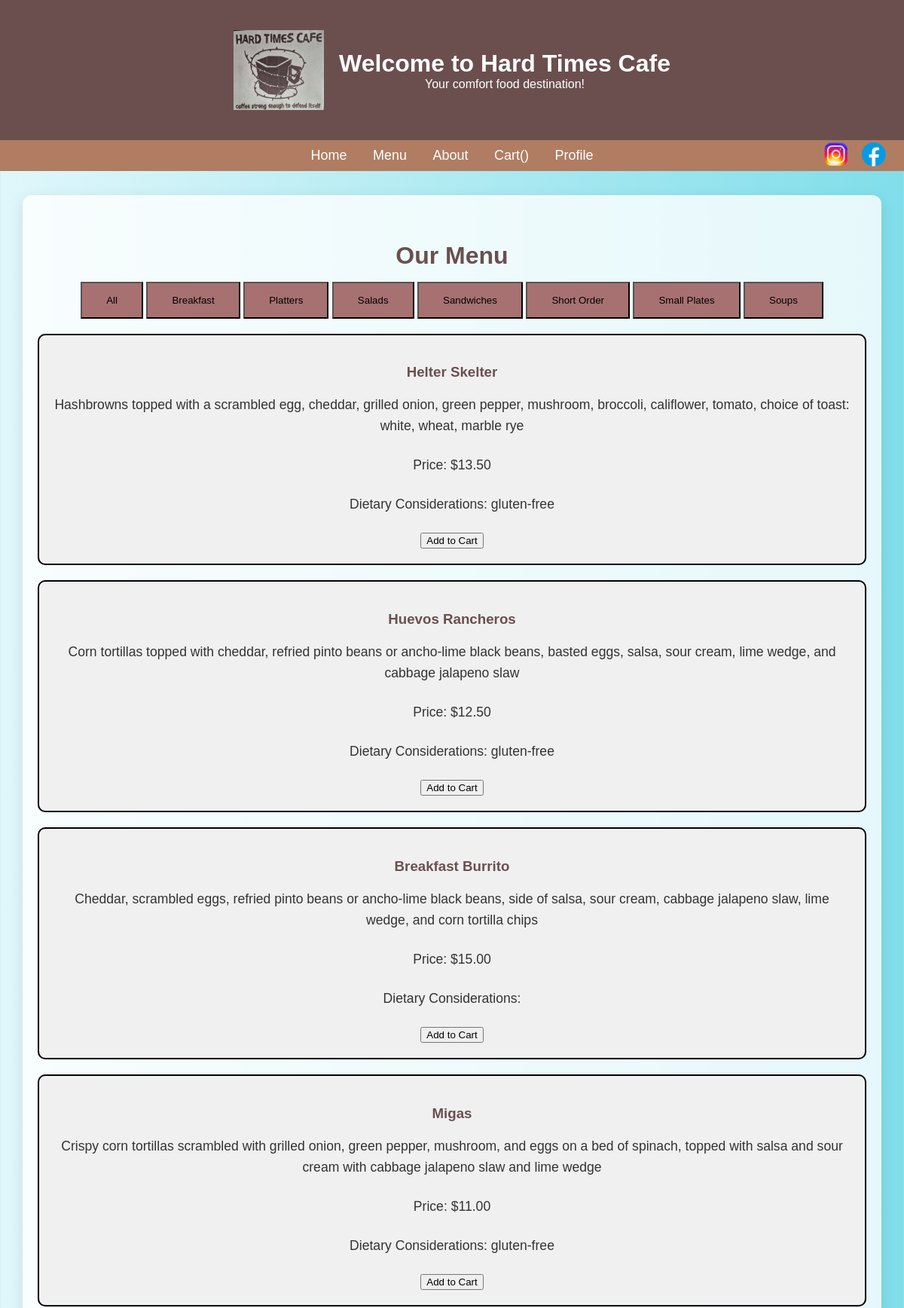
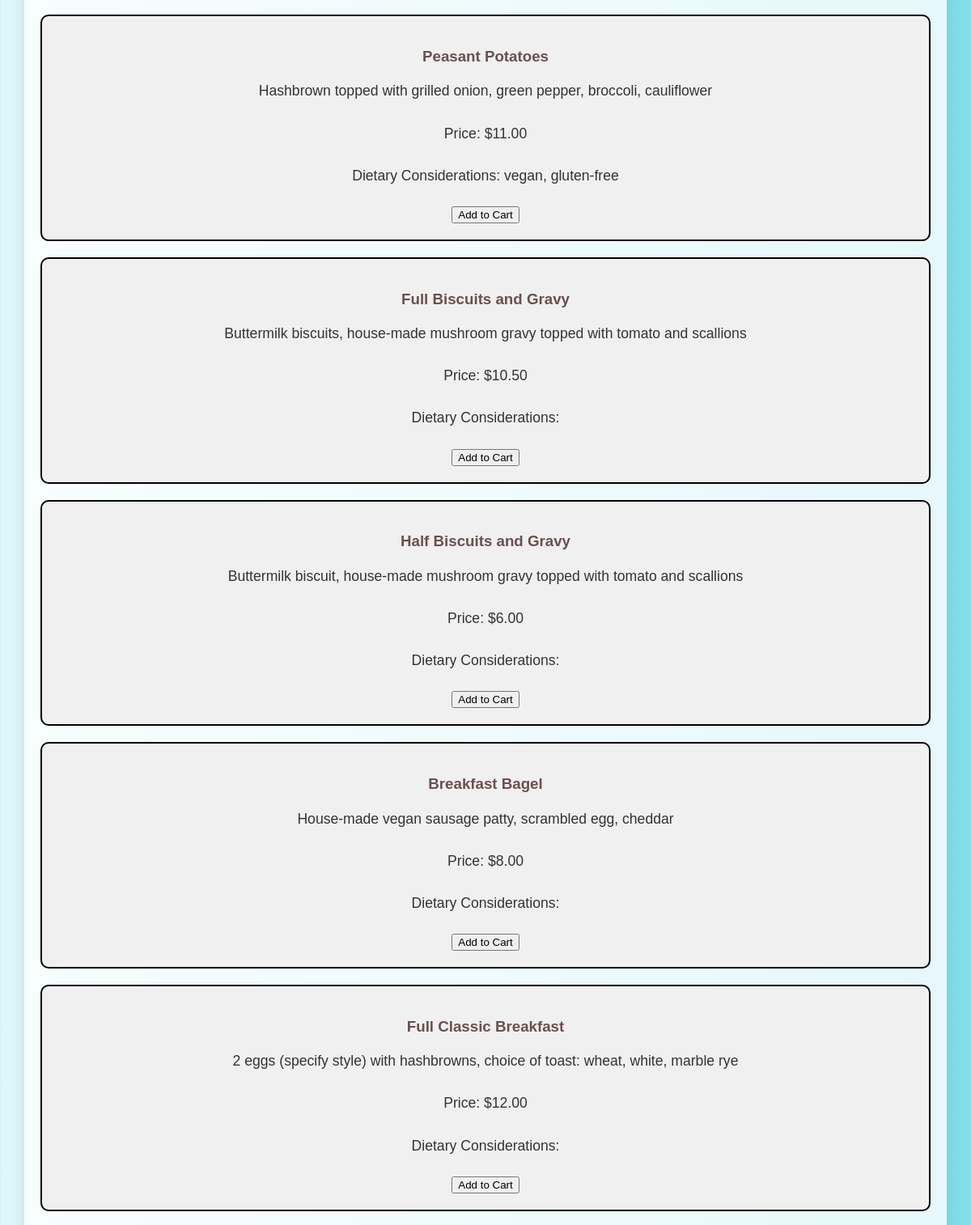
The app's page /menu?category=Breakfast (upper part) with its own data (2 pictures, top to bottom).
### app.py (models this page shows, shortened)
class menu_items(db.Model):
    menuId = db.Column(db.Integer, primary_key=True)
    name = db.Column(db.String(100), nullable=False)
    description = db.Column(db.String(100))
    price = db.Column(db.Float, nullable=False)
    denotations = db.Column(db.String(100))
    category = db.Column(db.String(100))
    item = db.relationship('orderDetails', foreign_keys='orderDetails.itemId', backref='menu_items', lazy=True)

### app.py (the view)
@app.route('/menu', methods=['GET'])
def menu():
    category = request.args.get('category', 'all')
    if category == 'all':
        menuItems = menu_items.query.all()
    else:
        menuItems = menu_items.query.filter_by(category=category).all()
    categories = db.session.query(menu_items.category).distinct().order_by(menu_items.category).all()
    return render_template('menu.html', menuItems=menuItems, categories=categories, selected_category=category)

### templates/menu.html (shortened to what this page needs)
<!DOCTYPE html>
<html lang="en">
<head>
    <link rel="stylesheet" href="{{ url_for('static', filename='style.css') }}">
</head>
<body>
    <header>
        <div class="header-container">
            <img src="{{ url_for('static', filename='logo.jpg') }}" alt="Hard Times Cafe Logo" class="logo">
            <div class="header-text">
                <h1>Welcome to Hard Times Cafe</h1>
                <p>Your comfort food destination!</p>
            </div>
        </div>
    </header>
    <div class="nav-social-container">
        <nav class="navbar">
            <ul class="nav-links">
                <li><a href="{{ url_for('home') }}">Home</a></li>
                <li><a href="{{ url_for('menu') }}">Menu</a></li>
                <li><a href="{{ url_for('about') }}">About</a></li>
                <li><a href="{{ url_for('checkout') }}">Cart(<span id="cart-counter">0</span>)</a></li>
                <li><a href="/user">Profile</a></li>
            </ul>
            <div class="social-icons">
                <a href="https://www.instagram.com/hardtimescafempls/?hl=en" target="_blank">
                    <img src="{{ url_for('static', filename='ig_icon.png') }}" alt="Instagram" style="height: 40px;">
                </a>
                <a href="https://www.facebook.com/hardtimescafe/" target="_blank">
                    <img src="{{ url_for('static', filename='fb_icon.png') }}" alt="Facebook" style="height: 40px;">
                </a>
            </div>
        </nav>
    </div>
    <main>
        <h1>Our Menu</h1>
        <div class="categories">
            <button class="button" onclick="window.location.href='/menu'">All</button>
            {% for category in categories %}
                <button class="button" onclick="window.location.href='/menu?category={{ category.category }}'" {% if selected_category == category.category %}class="active"{% endif %}>{{ category.category}}</button>
            {% endfor %}
        </div>
        <div class="menu-items">
            {% for item in menuItems %}
            <div class="menu-item">
                <h3>{{ item.name }}</h3>
                <p>{{ item.description }}</p>
                <p>Price: ${{ "%.2f" | format(item.price) }}</p>
                <p>Dietary Considerations: {{ item.denotations }}</p>
                <button class="add-to-cart"
                        data-id="{{ item.menuId }}"
                        data-name="{{ item.name }}"
                        data-price="{{ item.price }}"> Add to Cart </button>
            </div>
            {% endfor %}
        </div>
    </main>
</body>
</html>

### static/style.css (style rules this page uses)
body { background: linear-gradient(to right, #e0f7fa, #80deea); font-family: Arial, sans-serif; margin: 0; padding: 0; color: #333; }
header { background-color: #6b4f4f; color: white; padding: 20px; text-align: center; }
.header-container { display: flex; align-items: center; justify-content: center; padding: 20px; text-align: center; }
.logo { width: 120px; height: auto; object-fit: contain; margin-right: 20px; }
.header-text h1, .header-text p { margin: 0; }
.nav-social-container { position: relative; }
nav { background-color: #b07d62; padding: 10px 0; }
.nav-links { list-style: none; margin: 0; padding: 0; text-align: center; }
.nav-links li { display: inline-block; }
.nav-links li a { color: white; text-decoration: none; font-size: 18px; padding: 8px 15px; transition: 0.3s ease; border-radius: 5px; }
.social-icons { position: absolute; top: 50%; right: 20px; transform: translateY(-50%); display: flex; gap: 10px; }
.social-icons img { height: 40px; cursor: pointer; transition: transform 0.2s ease-in-out; }
main { padding: 40px 20px; margin: 2rem auto; max-width: 1100px; background: #ffffffcc; border-radius: 12px; box-shadow: 0 6px 20px rgba(0, 0, 0, 0.1); text-align: center; }
main h1, main h2, main h3 { color: #6b4f4f; margin-bottom: 1rem; }
main p { font-size: 1.1rem; line-height: 1.6; margin-bottom: 1.5rem; }

### templates/menu.html (style rules this page uses)
body { background: linear-gradient(to right, #e0f7fa, #80deea); font-family: Arial, sans-serif; margin: 0; padding: 0; }
.menu-item { grid-column: span 2; text-align: center; margin-bottom: 20px; border: 2px solid #000; padding: 20px; background-color: #f0f0f0; border-radius: 10px; }
.button { padding: 15px 32px; background-color: #a77171; margin-bottom: 20px; }

### records on screen
menu_items: name "Helter Skelter", description "Hashbrowns topped with a scrambled egg, cheddar, grilled onion, green pepper, mushroom, broccoli, califlower, tomato, choice of toast: white, wheat, marble rye", price "13.50", denotations "gluten-free"
menu_items: name "Huevos Rancheros", description "Corn tortillas topped with cheddar, refried pinto beans or ancho-lime black beans, basted eggs, salsa, sour cream, lime wedge, and cabbage jalapeno slaw", price "12.50", denotations "gluten-free"
menu_items: name "Breakfast Burrito", description "Cheddar, scrambled eggs, refried pinto beans or ancho-lime black beans, side of salsa, sour cream, cabbage jalapeno slaw, lime wedge, and corn tortilla chips", price "15.00"
menu_items: name "Migas", description "Crispy corn tortillas scrambled with grilled onion, green pepper, mushroom, and eggs on a bed of spinach, topped with salsa and sour cream with cabbage jalapeno slaw and lime wedge", price "11.00", denotations "gluten-free"
menu_items: name "Peasant Potatoes", description "Hashbrown topped with grilled onion, green pepper, broccoli, cauliflower", price "11.00", denotations "vegan, gluten-free"
menu_items: name "Full Biscuits and Gravy", description "Buttermilk biscuits, house-made mushroom gravy topped with tomato and scallions", price "10.50"
menu_items: name "Half Biscuits and Gravy", description "Buttermilk biscuit, house-made mushroom gravy topped with tomato and scallions", price "6.00"
menu_items: name "Breakfast Bagel", description "House-made vegan sausage patty, scrambled egg, cheddar", price "8.00"
menu_items: name "Full Classic Breakfast", description "2 eggs (specify style) with hashbrowns, choice of toast: wheat, white, marble rye", price "12.00"

### other values on screen
{{ category.category }} "Breakfast" "Platters" "Salads" "Sandwiches" "Short Order" "Small Plates" "Soups"
